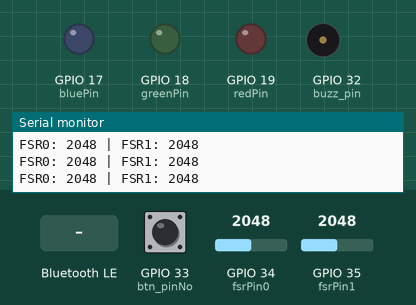
A sketch run on a simulated ESP32. On the bench: output pins drawn as LEDs (lit = HIGH), buzzer (waves = sounding, pin HIGH), the last lines printed to the serial monitor. Dashed ring = blinking. Inputs (shaded band) come from the test bench; at power-on: GPIO 33 (btn_pinNo) HIGH, GPIO 34 (fsrPin0) = 2048, GPIO 35 (fsrPin1) = 2048. WiFi joins after 1.5 s; servers stay silent unless stated; random numbers use the default seed unless the sketch sets one; no MQTT or app messages arrive unless stated; nothing arrives over Bluetooth unless stated; a phone connects over Bluetooth LE 3 s after start.

Above: at 2.7 s.
2.8 s: GPIO 33 (btn_pinNo) pulled LOW for 3.2 s
At 4.42 s:
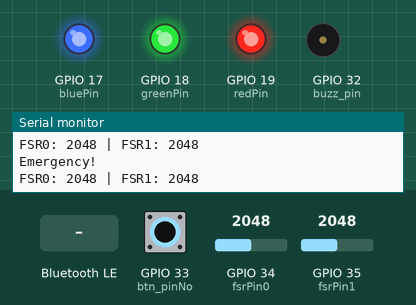
At 5.68 s:
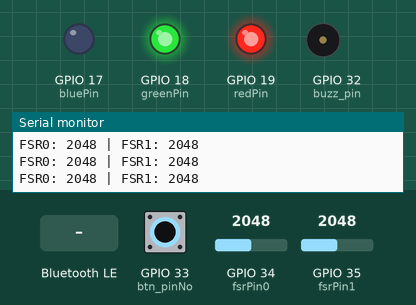
7.5 s: Bluetooth LE write "1" received
At 12.11 s:
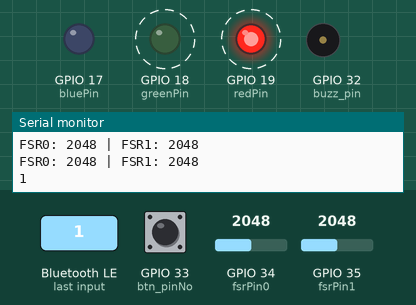
Timing chart, 0 to 16.5 s (numbered marks = the images above; inputs shaded):
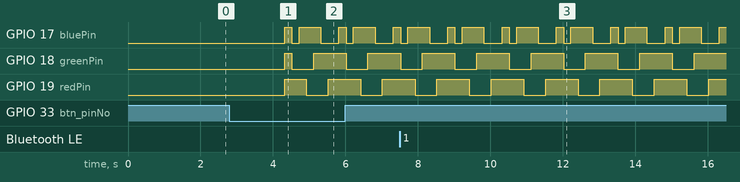

Measured:
- after the input at 2.8 s, GPIO 17 (bluePin): LOW → HIGH after 1.5 s, → LOW 0.20 s later, → HIGH 0.20 s later, → LOW 0.60 s later, … (9 changes in this stretch); GPIO 18 (greenPin): goes HIGH 0.20 s, LOW 0.60 s, HIGH 0.90 s, LOW 0.60 s, then HIGH, starting after 1.5 s

The sketch:

ESP32_Devkit_Final.ino
```cpp
#include <WiFi.h>//ESP32 라이브러리
#include <PubSubClient.h>
#include <BLEDevice.h>
#include <BLEServer.h>
#include <BLEUtils.h>
#include <BLE2902.h>
#include <BLEBeacon.h>

#define DEVICE_NAME         "SmartHardHat-003"
#define SERVICE_UUID        "7A0247E7-8E88-409B-A959-AB5092DDB03E"
#define BEACON_UUID         "2D7A9F0C-E0E8-4CC9-A71B-A21DB2D034A1"
#define BEACON_UUID_REV     "A134D0B2-1DA2-1BA7-C94C-E8E00C9F7A2D"
#define CHARACTERISTIC_UUID "82258BAA-DF72-47E8-99BC-B73D7ECD08A5"

// 연결 상태
bool power = false;

// 와이파이 공유기 ID PW
const char* ssid = "AICT"; // 값 입력 필요
const char* password = "aict2024!!"; //값 입력 필요
// 브로커 주소(이게 서버 주손가)
const char* mqtt_server = "smartadmin.aictlab.com"; //값 입력 필요
// MQTT_Explorer에서 위의 주소로 접속해서 업로드, 전송 결과 확인


// const char* ssid = "AICT"; // 와이파이 이름
// const char* password = "aict2024!!"; // 와이파이 pw
// const char* mqtt_server = "192.168.0.168"; // Node-RED 서버 IP  "smartadmin.aictlab.com" // 서버 홈페이지

// 버튼 부저
const int btn_pinNo = 33; // mini는 20번 핀에 연결
const int buzz_pin = 32; // mini는 10번 핀에 연결
const int timeLeft = 5000; // 5초 준다
unsigned long pushedTime = 0; // 누른 시간
int buttonState = 0; // 버튼 상태 초기화
int pushedCount = 0; // 버튼 누른 횟수 초기화
bool count = false; // 횟수 셀까?
bool emergency = false; //긴급할까?
String statusMsg = "";
String sensorMsg = "";

//led
const int redPin = 19;   // LED가 연결된 디지털 핀
const int greenPin = 18;   // LED가 연결된 디지털 핀
const int bluePin = 17;   // LED가 연결된 디지털 핀

//계이름
const int dd = 523;
const int dds = 554;
const int re = 587;
const int res = 622;
const int mi = 659;
const int pa = 698;
const int pas = 740;
const int sol = 784;
const int sols = 831;
const int ra = 880;
const int ras = 932;
const int si = 988;
const int ddo = 1046;
const int ddos = 1109;
const int rre = 1175;
const int rres = 1245;
const int mmi = 1319;
const int ppa = 1397;
const int ppas = 1480;
const int ssol = 1567;
const int ssols = 1661;
const int rra = 1760;
const int rras = 1865;
const int ssi = 1976;

// FSR 센서
const int fsrPin0 = 34;   // FSR 센서가 연결된 아날로그 핀 0
const int fsrPin1 = 35;   // FSR 센서가 연결된 아날로그 핀 1
unsigned long lastCheck = 0; // 마지막 확인 시간
unsigned long timeSet = 0; // 시간 temp
bool wear = false;      // 장착했나?
int wearTimes = 0; // 장착시간

// BLE 비콘
BLEServer *pServer;
BLECharacteristic *pCharacteristic;
bool deviceConnected = false;
uint8_t BLEvalue = 0;

WiFiClient espClient;
PubSubClient client(espClient);
String lastMsg = "";
#define MSG_BUFFER_SIZE	(50)
char msg[MSG_BUFFER_SIZE];
int value = 0;

// 테스크 핸들 정의
TaskHandle_t xEmergencyBuzzHandle = NULL;

// 인터넷 공유기 접속
void setup_wifi() {

  delay(10);
  //와이파이 네트워크 연결
  Serial.println();
  Serial.print("Connecting to ");
  Serial.println(ssid);

  WiFi.mode(WIFI_STA);
  WiFi.begin(ssid, password);

  while (WiFi.status() != WL_CONNECTED) {
    delay(500);
    Serial.print(".");
  }

  randomSeed(micros());

  Serial.println("");
  Serial.println("WiFi connected");
  Serial.println("IP address: ");
  Serial.println(WiFi.localIP());
}

// 데이터 수신
void callback(char* topic, byte* payload, unsigned int length) {
  Serial.print("Message arrived [");
  Serial.print(topic);
  Serial.print("] ");
  for (int i = 0; i < length; i++) {
    Serial.print((char)payload[i]);
  }
  Serial.println();
}

// ESP32가 MQTT서버와 접속하는 부분
void reconnect() {
  // 서버와 연결될때까지 반복
  while (!client.connected()) {
    Serial.print("Attempting MQTT connection...");
    // 무작위 클라이언트 ID 생성
    String clientId = "ESP32Client-";
    clientId += String(random(0xffff), HEX);
    // 연결 시도
    lastMsg = String(DEVICE_NAME) +" "+ String(power) +" "+ String(wear) +" "+ String(emergency);
    if (client.connect(clientId.c_str(), "", "", "aict/status", 1, true, lastMsg.c_str())) {
      // 연결 성공
      Serial.println("connected");
      // 발행, 여기 TOPIC을 우리 웹서버가 구독하게 하면 값을 받아올 수 있음
      power = true;
      statusMsg = String(DEVICE_NAME) +" "+ String(power) +" "+ String(wear) +" "+ String(emergency);
      client.publish("aict/status", statusMsg.c_str());
    } else {
      // 연결 실패
      Serial.print("failed, rc=");
      Serial.print(client.state());
      Serial.println(" try again in 5 seconds");
      // 재접속 시도하기전에 5초 대기
      delay(5000);
    }
  }
}

// BLE 서버 콜백 서비스
class MyServerCallbacks : public BLEServerCallbacks {
  void onConnect(BLEServer *pServer) {
    deviceConnected = true;
    Serial.println("deviceConnected = true"); // 연결됬을때 콘솔 출력
  };

  void onDisconnect(BLEServer *pServer) {
    deviceConnected = false;
    Serial.println("deviceConnected = false"); // 연결 끊겼을때 콘솔 출력

    // 광고 재시작해서 다시 연결 되도록 설정
    BLEAdvertising *pAdvertising;
    pAdvertising = pServer->getAdvertising();
    pAdvertising->start();
    Serial.println("iBeacon advertising restarted"); // 광고 재시작 메시지 출력
  }
};

// BLE 특성 콜백 클래스
class MyCallbacks : public BLECharacteristicCallbacks {
  void onWrite(BLECharacteristic *pCharacteristic) {
    String rxValue = pCharacteristic->getValue(); // 수신된 값 가져오기

    if (rxValue.length() > 0) {
      Serial.println("*********");
      Serial.print("Received Value: ");
      for (int i = 0; i < rxValue.length(); i++) { //수신된 값 하나씩 출력
        Serial.print(rxValue[i]);
      }
      Serial.println();
      Serial.println("*********");
    }
  }
};

// BLE서비스 초기화
void init_service() {
  BLEAdvertising *pAdvertising;
  pAdvertising = pServer->getAdvertising();
  pAdvertising->stop(); // 광고 중지

  // Create the BLE Service
  BLEService *pService = pServer->createService(BLEUUID(SERVICE_UUID));

  // Create a BLE Characteristic
  pCharacteristic = pService->createCharacteristic(
    CHARACTERISTIC_UUID, BLECharacteristic::PROPERTY_READ | BLECharacteristic::PROPERTY_WRITE | BLECharacteristic::PROPERTY_NOTIFY
  );
  pCharacteristic->setCallbacks(new MyCallbacks()); // 콜백
  pCharacteristic->addDescriptor(new BLE2902()); // BLE2902 디스크립터 추가

  pAdvertising->addServiceUUID(BLEUUID(SERVICE_UUID)); // 광고에 서비스 UUID 추가

  // Start the service
  pService->start();

  pAdvertising->start(); // 광고 시작
}

// 비콘 초기화
void init_beacon() {
  BLEAdvertising *pAdvertising;
  pAdvertising = pServer->getAdvertising();
  pAdvertising->stop();
  // iBeacon
  BLEBeacon myBeacon;
  myBeacon.setManufacturerId(0x4c00);
  myBeacon.setMajor(5);
  myBeacon.setMinor(88);
  myBeacon.setSignalPower(0xc5);
  myBeacon.setProximityUUID(BLEUUID(BEACON_UUID_REV));

  BLEAdvertisementData advertisementData;
  advertisementData.setFlags(0x1A);
  advertisementData.setManufacturerData(myBeacon.getData());
  pAdvertising->setAdvertisementData(advertisementData);

  pAdvertising->start();
}

// ESP32 최초 시작 후 세팅
void setup() {
  Serial.begin(115200);
  setup_wifi(); //공유기 접속
  client.setServer(mqtt_server, 1883); //MQTT서버의 설정을 가져옴
  client.setCallback(callback); //데이터 수신 함수 등록(수신 함수 포인터 등록)
  // setcallback 안에 메세지 수신부 이름이 뭔지 알아오는 부분이고 괄호안에 callback은 line 43의 callback과 같은거, 노칸다가 이거밖에 설명 안해줌

  // 긴급 버튼 셋업
  pinMode(btn_pinNo, INPUT_PULLUP); // 핀을 입력 모드로 설정
  pinMode(buzz_pin, OUTPUT); // 부저 핀을 출력으로 설

  // 압력 센서 셋업
  pinMode(fsrPin0, INPUT);
  pinMode(fsrPin1, INPUT);

  xTaskCreate(fsrWear, "Wear", 4096, NULL, 1, NULL);
  xTaskCreate(led, "EmergencyLED", 2048, NULL, 2, NULL);

  //BLE setup
  BLEDevice::init(DEVICE_NAME);
  pServer = BLEDevice::createServer();
  pServer->setCallbacks(new MyServerCallbacks());

  init_service();
  init_beacon();

  Serial.println("iBeacon + service defined and advertising!"); // 완료 메시지
}

// LED 색깔 초기화
void setColor(int red, int green, int blue) {
  analogWrite(redPin, red);
  analogWrite(greenPin, green);
  analogWrite(bluePin, blue);
}

// 긴급 버튼 함수
void btnEmer() {
  buttonState = digitalRead(btn_pinNo); // 버튼 상태 확인
  if (buttonState == LOW) { // 버튼이 눌렸을 때
    if (!count) {
      count = !count; // 횟수 카운트 시작
      pushedTime = millis(); // 시간 측정 시작
      Serial.println("지금부터 5초 준다."); // 측정 시작 확인
    }
    pushedCount++; // 누른 횟수 증가
    delay(500);
  }
  if (millis() - pushedTime > timeLeft ) { // 5초 센다
    if (count && pushedCount < 3){
      Serial.println("실수로 눌렀구나."); // 5초 안에 세 번 못 누름
      count = !count; // 횟수 카운트 종료
      pushedCount = 0; // 누른 횟수 초기화
    }
  }
  if (pushedCount >= 3) { // 세 번 누름
    Serial.println("Emergency!"); // 이멀젼시!
    emergency = true;
    statusMsg = String(DEVICE_NAME) +" "+ String(power) +" "+ String(wear) +" "+ String(emergency);
    client.publish("aict/status", statusMsg.c_str());
    xTaskCreate(buzEmr, "EmergencyBuzz", 2048, NULL, 1, &xEmergencyBuzzHandle);
    count = !count; // 횟수 카운트 종료
    pushedCount = 0; // 누른 횟수 초기화
    delay(10000); // 오작동 방지 10초
    xEmergencyBuzzHandle = NULL;
  }
}

// 긴급시 LED
void led(void *parameter) {
  while(true){
    if(emergency){
  // 흰색
      setColor(255, 255, 255);
      vTaskDelay(200 / portTICK_PERIOD_MS);
  // 빨간색
      setColor(255, 0, 0);
      vTaskDelay(200 / portTICK_PERIOD_MS);
  // 자홍색
      setColor(255, 0, 255);
      vTaskDelay(200 / portTICK_PERIOD_MS);
  // 파란색
      setColor(0, 0, 255);
      vTaskDelay(200 / portTICK_PERIOD_MS);
  // 하늘색
      setColor(0, 255, 255);
      vTaskDelay(200 / portTICK_PERIOD_MS);
  // 초록색
      setColor(0, 255, 0);
      vTaskDelay(200 / portTICK_PERIOD_MS);
  // 노란색
      setColor(255, 255, 0);
      vTaskDelay(200 / portTICK_PERIOD_MS);
    }
    vTaskDelay(100 / portTICK_PERIOD_MS);
  }
}

// vTaskDelay(100 / portTICK_PERIOD_MS): cpu가 해당 작업을 100ms동안 대기, 그 동안 다른 테스크를 우선 수행할 수 있게 함
// portTICK_PERIOD_MS: 단위가 1ms임을 표기

void buzEmr(void *parameter) {
    if(emergency && pushedCount >= 3){
    // tone(부저 핀번호, 주파수(int형), 시간(ms))
    // tone(부저 핀번호, 주파수(int형),) delay((int형))(ms)
      tone(buzz_pin, ddo);
      vTaskDelay(200 / portTICK_PERIOD_MS);
      tone(buzz_pin, rre);
      vTaskDelay(200 / portTICK_PERIOD_MS);
      tone(buzz_pin, ppa);
      vTaskDelay(200 / portTICK_PERIOD_MS);
      tone(buzz_pin, rra);
      vTaskDelay(200 / portTICK_PERIOD_MS);
      tone(buzz_pin, ddo);
      vTaskDelay(200 / portTICK_PERIOD_MS);
      noTone(buzz_pin);
      vTaskDelay(400 / portTICK_PERIOD_MS);

      tone(buzz_pin, rre);
      vTaskDelay(200 / portTICK_PERIOD_MS);
      tone(buzz_pin, ppa);
      vTaskDelay(200 / portTICK_PERIOD_MS);
      tone(buzz_pin, ssol);
      vTaskDelay(200 / portTICK_PERIOD_MS);
      tone(buzz_pin, ssi);
      vTaskDelay(200 / portTICK_PERIOD_MS);
      tone(buzz_pin, rre);
      vTaskDelay(200 / portTICK_PERIOD_MS);
      noTone(buzz_pin);
      vTaskDelay(400 / portTICK_PERIOD_MS);

      tone(buzz_pin, rras);
      vTaskDelay(200 / portTICK_PERIOD_MS);
      tone(buzz_pin, rra);
      vTaskDelay(200 / portTICK_PERIOD_MS);
      tone(buzz_pin, rras);
      vTaskDelay(200 / portTICK_PERIOD_MS);
      tone(buzz_pin, rra);
      vTaskDelay(200 / portTICK_PERIOD_MS);
      tone(buzz_pin, ppa);
      vTaskDelay(200 / portTICK_PERIOD_MS);
      tone(buzz_pin, rra);
      vTaskDelay(200 / portTICK_PERIOD_MS);
      tone(buzz_pin, ssol);
      vTaskDelay(300 / portTICK_PERIOD_MS);
      noTone(buzz_pin);
      vTaskDelete(xEmergencyBuzzHandle);
  }
}

void fsrWear(void *parameter) {
  while(true) {
    Serial.println("fsrWear Loaded.");
    unsigned long startTime = millis();
    int readings = 0;

    // 10초 동안 FSR 값 측정
    while (millis() - startTime < 10000) {
      int fsrValue0 = analogRead(fsrPin0);
      int fsrValue1 = analogRead(fsrPin1);
      Serial.print((String)"FSR0: "+fsrValue0);
      Serial.println((String)" | FSR1: "+fsrValue1);
      if (fsrValue0 >= 500 && fsrValue1 >= 500) {
        readings++;
      }
      vTaskDelay(100 / portTICK_PERIOD_MS); // 100ms 대기
    }
    wear = (readings > 10);

    Serial.println(String(wear));
    sensorMsg = String(DEVICE_NAME) +" "+ String(wear);
    client.publish("aict/sensor", sensorMsg.c_str());
    vTaskDelay(290000 / portTICK_PERIOD_MS); // 290초 대기
  }
}
void loop() {

// ESP32와 MQTT서버간 연결 유지부(삭제 금지)
  if (!client.connected()) {
    reconnect();
  }
  client.loop();

  // BLE ibeacon
  if (deviceConnected) {
    //Serial.printf("*** NOTIFY: %d ***\n", BLEvalue);
    pCharacteristic->setValue(&BLEvalue, 1);
    pCharacteristic->notify();
    BLEvalue++;
  }

  // 긴급 버튼
  btnEmer();
}
```
